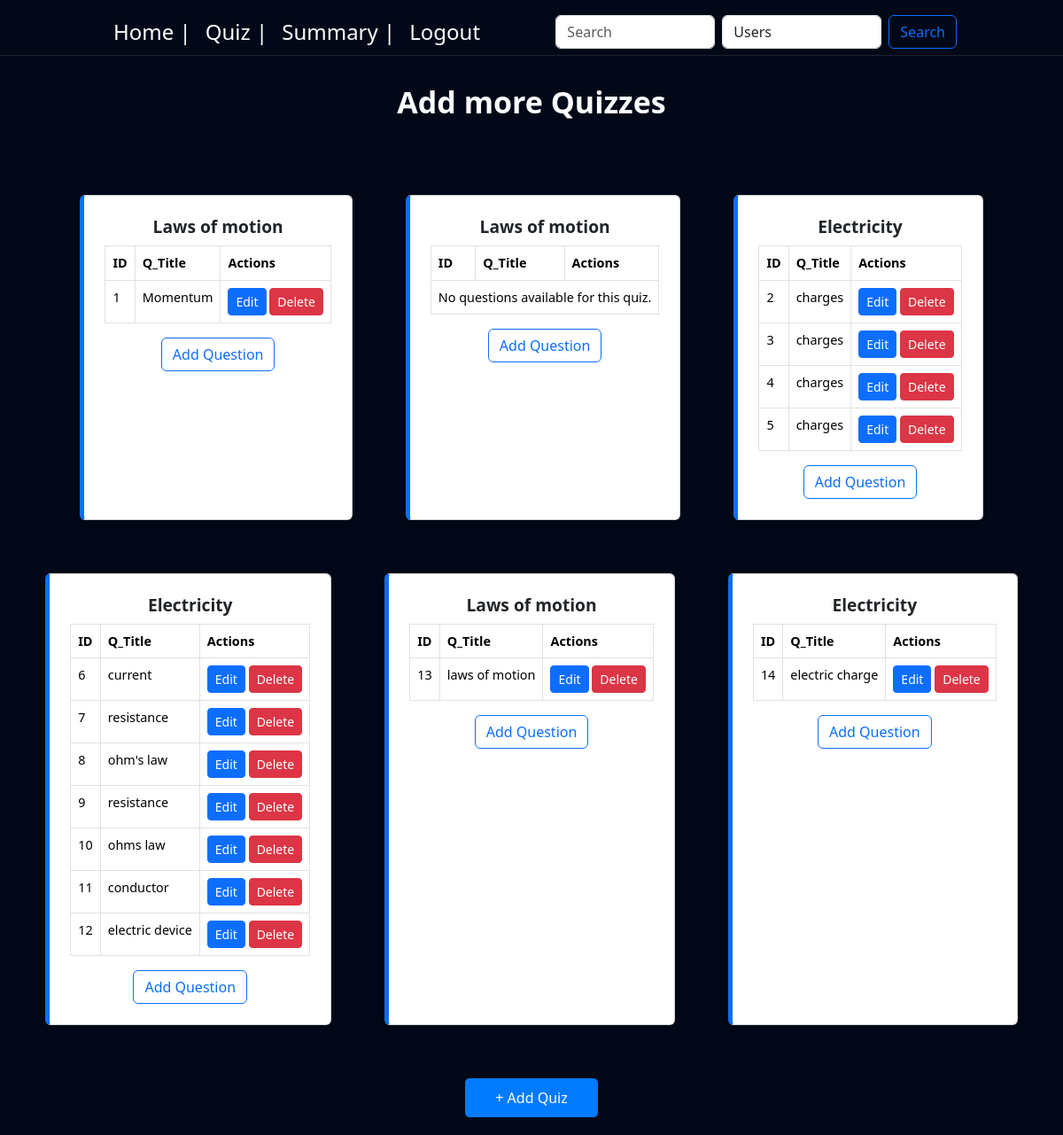
The app's page /quiz-list (signed in) with its own data.
### controller/models.py (models this page shows)
class Role(db.Model):
    id = db.Column(db.Integer, primary_key=True, autoincrement=True)
    name = db.Column(db.String(50), nullable=False)

class Quiz(db.Model):
    id = db.Column(db.Integer, primary_key=True, autoincrement=True)
    title = db.Column(db.String(255), nullable=False)
    chapter_id = db.Column(db.Integer, db.ForeignKey('chapter.id'), nullable=False)
    date_of_quiz = db.Column(db.Date, nullable=False)
    time_duration = db.Column(db.Integer, nullable=False)
    time_start = db.Column(db.Time, nullable=False)
    remarks = db.Column(db.String(500))
    questions = db.relationship('Question', backref='quiz', lazy=True)
    scores = db.relationship('Score', backref='quiz', lazy=True)

class Chapter(db.Model):
    id = db.Column(db.Integer, primary_key=True, autoincrement=True)
    name = db.Column(db.String(150), nullable=False)
    description = db.Column(db.String(500))
    subject_id = db.Column(db.Integer, db.ForeignKey('subject.id'), nullable=False)
    quizzes = db.relationship('Quiz', backref='chapter', lazy=True)

class Question(db.Model):
    id = db.Column(db.Integer, primary_key=True, autoincrement=True)
    title = db.Column(db.String(255), nullable=False)
    quiz_id = db.Column(db.Integer, db.ForeignKey('quiz.id'), nullable=False)
    question_statement = db.Column(db.String(500), nullable=False)
    option1 = db.Column(db.String(300), nullable=False)
    option2 = db.Column(db.String(300), nullable=False)
    option3 = db.Column(db.String(300), nullable=False)
    option4 = db.Column(db.String(300), nullable=False)
    correct_option = db.Column(db.Integer, nullable=False)

### controller/routes.py (the view)
@app.route('/quiz-list', methods=['GET', 'POST'])
def quiz_list():
    quizzes = Quiz.query.all()
    questions = Question.query.all()
    return render_template('quiz.html', quizzes=quizzes, questions=questions)

### controller/models.py (called while the page is built)
    @property
    def is_admin(self):
        return any(role.name == 'admin' for role in self.roles)

### main.py (called while the page is built)
@login_manager.user_loader
def load_user(user_id):
    return User.query.get(int(user_id))

### templates/quiz.html (shortened to what this page needs)
<!DOCTYPE html>
<html lang="en">
<head>
    <link href="https://cdn.jsdelivr.net/npm/bootstrap@5.3.3/dist/css/bootstrap.min.css" rel="stylesheet"
>
        <link rel="stylesheet" href="{{ url_for('static', filename='styles.css') }}">
</head>
<body>
    {% include 'navbar1.html' %}
    <div class="heading-sec">
       Add more Quizzes
    </div>
    <div class="quiz-container">
        {% if quizzes %}
            {% for quiz in quizzes %}
            <div class="card">
                <div class="card-body">
                    <h5 class="card-title">{{ quiz.chapter.name }}</h5>
                    <table class="table table-bordered">
                        <thead>
                            <tr>
                                <th>ID</th>
                                <th>Q_Title</th>
                                <th>Actions</th>
                            </tr>
                        </thead>
                        <tbody>
                            {% if quiz.questions %}
                                {% for question in quiz.questions %}
                                <tr>
                                    <td>{{ question.id }}</td>
                                    <td>{{ question.title }}</td>
                                    <td>
                                        <a href="{{ url_for('edit_question', question_id=question.id) }}" class="btn btn-sm btn-primary">Edit</a>
                                        <form action="{{ url_for('delete_question', question_id=question.id) }}" method="POST" style="display:inline;" onsubmit="return confirm('Are you sure you want to delete this question?');">
                                            <button type="submit" class="btn btn-sm btn-danger">Delete</button>
                                        </form>
                                    </td>
                                </tr>
                                {% endfor %}
                            {% else %}
                                <tr>
                                    <td colspan="3">No questions available for this quiz.</td>
                                </tr>
                            {% endif %}
                        </tbody>
                    </table>
                    <center><a href="{{ url_for('add_question_page', quiz_id=quiz.id) }}" class="btn btn-outline-primary">Add Question</a></center>
                </div>
            </div>
            {% endfor %}
        {% else %}
            <p>No quizzes available.</p>
        {% endif %}
    </div>
    <a href="{{ url_for('add_quiz') }}" class="add-quiz-btn">+ Add Quiz</a>
</body>
</html>

### templates/navbar1.html (shortened to what this page needs)
<!DOCTYPE html>
<html lang="en">
<head>
</head>
<body>
  <nav class="navbar navbar-expand-lg fixed-top" style="padding: 0 108px; margin-top: 10px; margin-bottom: 15px;">
    <div class="container-fluid">
      <div class="collapse navbar-collapse" id="navbarSupportedContent">
        <ul class="navbar-nav me-auto mb-2 mb-lg-0">
          <li class="nav-item">
            <a class="nav-link active" aria-current="page" href="home" style="font-size: x-large;">Home | </a>
          </li>
          <li class="nav-item">
            <a class="nav-link" href="quiz-list" style="font-size: x-large;">Quiz | </a>
          </li>
          <li class="nav-item">
            <a class="nav-link" href="admin/summary" style="font-size: x-large;">Summary | </a>
          </li>
          <li class="nav-item">
            <a class="nav-link" href="logout" style="font-size: x-large;">Logout</a>
          </li>
        </ul>
        <form class="d-flex" role="search" onsubmit="event.preventDefault(); performNavbarSearch();">
          <input class="form-control me-2" type="search" id="navbarSearchQuery" placeholder="Search" aria-label="Search">
          <select id="navbarSearchFilter" class="form-control me-2">
              {% if current_user.is_admin %}
                  <option value="users">Users</option>
              {% else %}
                  <option value="subjects">Subjects</option>
                  <option value="quizzes">Quizzes</option>
              {% endif %}
          </select>
          <button class="btn btn-outline-primary" type="submit">Search</button>
      </form>
  </div>
</div>
</nav>
</body>
</html>

### static/styles.css (style rules this page uses)
html, body { height: 100%; margin: 0; padding: 0; overflow-x: auto; background: #020817 ; background-size: 400% 400%; backdrop-filter: blur(10px); scroll-behavior: smooth; }
.navbar { background: #020817 !important; backdrop-filter: blur(10px); border-bottom: 1px solid rgba(255, 255, 255, 0.1); }
.navbar .nav-link, .navbar-brand { color: white !important; }

### templates/quiz.html (style rules this page uses)
.heading-sec { padding: 90px; background: #020817; color: white; font-size: 34px; text-align: center; font-weight: bold; height: 10vh; }
.quiz-container { display: flex; flex-wrap: wrap; justify-content: center; gap: 20px; padding: 20px; }
.card { width: 300px; border-left: 5px solid #0d6efd; box-shadow: 0px 4px 6px rgba(0, 0, 0, 0.1); width: fit-content; padding: 7px; margin: 20px; }
.card-title { font-size: 1.2rem; font-weight: bold; text-align: center; }
.table { margin-top: 10px; font-size: 0.9rem; }
.add-quiz-btn { margin: 20px auto; display: block; text-align: center; width: 150px; padding: 10px; background: #007bff; color: white; text-decoration: none; border-radius: 5px; }

### records on screen
Role: name "Users"
Quiz: chapter.name "Laws of motion"
Question: id "1", title "Momentum"
Quiz: chapter.name "Laws of motion", shows "No questions available for this quiz."
Quiz: chapter.name "Electricity"
Question: id "2", title "charges"
Question: id "3", title "charges"
Question: id "4", title "charges"
Question: id "5", title "charges"
Quiz: chapter.name "Electricity"
Question: id "6", title "current"
Question: id "7", title "resistance"
Question: id "8", title "ohm's law"
Question: id "9", title "resistance"
Question: id "10", title "ohms law"
Question: id "11", title "conductor"
Question: id "12", title "electric device"
Quiz: chapter.name "Laws of motion"
Question: id "13", title "laws of motion"
Quiz: chapter.name "Electricity"
Question: id "14", title "electric charge"
